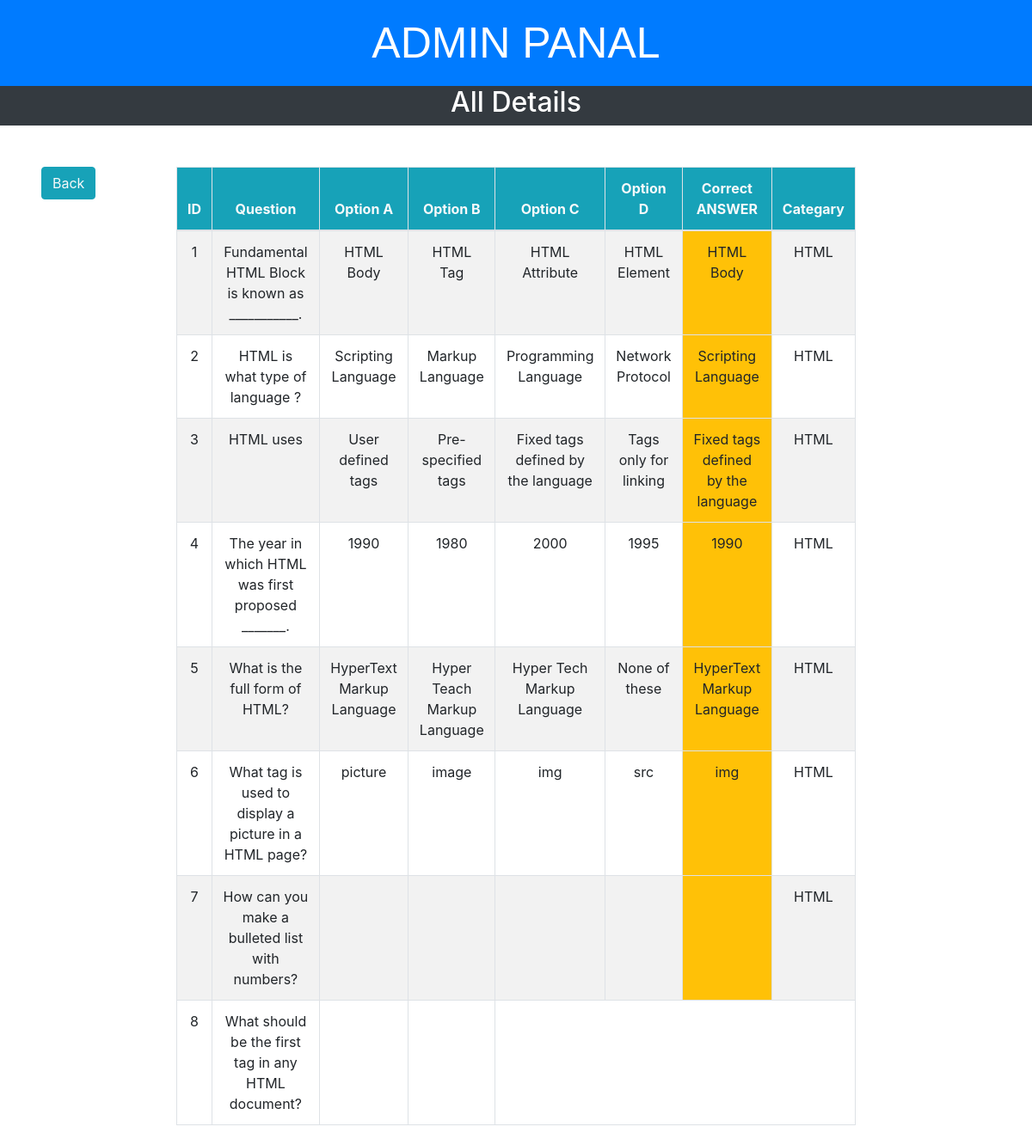
/admin/allquestion.php, run on the app's committed database.
### tables this page shows
CREATE TABLE `quez_question` (
  `Question` varchar(200) NOT NULL,
  `Option_a` varchar(50) NOT NULL,
  `Option_b` varchar(50) NOT NULL,
  `Option_c` varchar(50) NOT NULL,
  `Option_d` varchar(50) NOT NULL,
  `Result` varchar(50) NOT NULL,
  `Id` int(11) NOT NULL,
  `categary_id` int(11) NOT NULL
);

CREATE TABLE `categary` (
  `cid` int(11) NOT NULL,
  `categary_name` varchar(30) NOT NULL
);

### admin/allquestion.php (the view, shortened to what this page needs)
<!DOCTYPE html>
<html lang="en">
<head>
    <link rel="stylesheet" href="../css/bootstrap.css">
    <link rel="stylesheet" href="../css/admin.css">
</head>
<body>
    <div class="container-f">
        <div class="row">
            <div class="col text-center bg-primary header">ADMIN PANAL</div>
        </div>
        <div class="row bg-dark ">
           <div class="col text-center text-white h2"> All Details </div>
        </div>
        <div class="row">
            <div class="col-md-2">
            <button class="btn btn-info mx-5 mt-5 "><a href="dashboard.php" class="text-decoration-none text-light">Back</a></button>
            </div>
            <div class="col-md-8">
            <table class="table table-bordered table-striped mt-5" >
                    <thead class="bg-info text-center text-light">
                        <th>ID</th>
                        <th>Question</th>
                        <th>Option A</th>
                        <th>Option B</th>
                        <th>Option C</th>
                        <th>Option D</th>
                        <th>Correct ANSWER</th>
                        <th> Categary</th>
                    </thead>
                  <?php
                        $conn = mysqli_connect("localhost","root", "", "web_app_db") or die("COnecction Close.");
                        $query = "SELECT * FROM quez_question left join categary ON quez_question.categary_id = categary.cid WHERE 1";
                        $result = mysqli_query($conn,$query) or die("Query failed.");
                        if(mysqli_num_rows($result)>0){
                            while($row = mysqli_fetch_assoc($result)){
                  ?>
                    <tr>
                    <td class="text-center"><?php echo $row['Id']; ?></td>
                    <td class="text-center"><?php echo $row['Question']; ?></td>
                    <td class="text-center"><?php echo $row['Option_a']; ?></td>
                    <td class="text-center"><?php echo $row['Option_b']; ?></td>
                    <td class="text-center"><?php echo $row['Option_c']; ?></td>
                    <td class="text-center"><?php echo $row['Option_d']; ?></td>
                    <td class="text-center bg-warning"><?php echo $row['Result']; ?></td>
                    <td class="text-center"><?php echo $row['categary_name']; ?></td>
                    </tr>
                   <?php  }} ?>

### css/admin.css (style rules this page uses)
.header { height: 100px; color: #fff; font-size: 50px; font-family: 'Gill Sans', sans-serif; line-height: 100px; }

### data on the page
quez_question: Id "1", Question "Fundamental HTML Block is known as ___________.", Option_a "HTML Body", Option_b "HTML Tag", Option_c "HTML Attribute", Option_d "HTML Element", Result "HTML Body", categary.categary_name "HTML"
quez_question: Id "2", Question "HTML is what type of language ?", Option_a "Scripting Language", Option_b "Markup Language", Option_c "Programming Language", Option_d "Network Protocol", Result "Scripting Language", categary.categary_name "HTML"
quez_question: Id "3", Question "HTML uses", Option_a "User defined tags", Option_b "Pre-specified tags", Option_c "Fixed tags defined by the language", Option_d "Tags only for linking", Result "Fixed tags defined by the language", categary.categary_name "HTML"
quez_question: Id "4", Question "The year in which HTML was first proposed _______.", Option_a "1990", Option_b "1980", Option_c "2000", Option_d "1995", Result "1990", categary.categary_name "HTML"
quez_question: Id "5", Question "What is the full form of HTML?", Option_a "HyperText Markup Language", Option_b "Hyper Teach Markup Language", Option_c "Hyper Tech Markup Language", Option_d "None of these", Result "HyperText Markup Language", categary.categary_name "HTML"
quez_question: Id "6", Question "What tag is used to display a picture in a HTML page?", Option_a "picture", Option_b "image", Option_c "img", Option_d "src", Result "img", categary.categary_name "HTML"
quez_question: Id "7", Question "How can you make a bulleted list with numbers?", categary.categary_name "HTML"
quez_question: Id "8", Question "What should be the first tag in any HTML document?"
